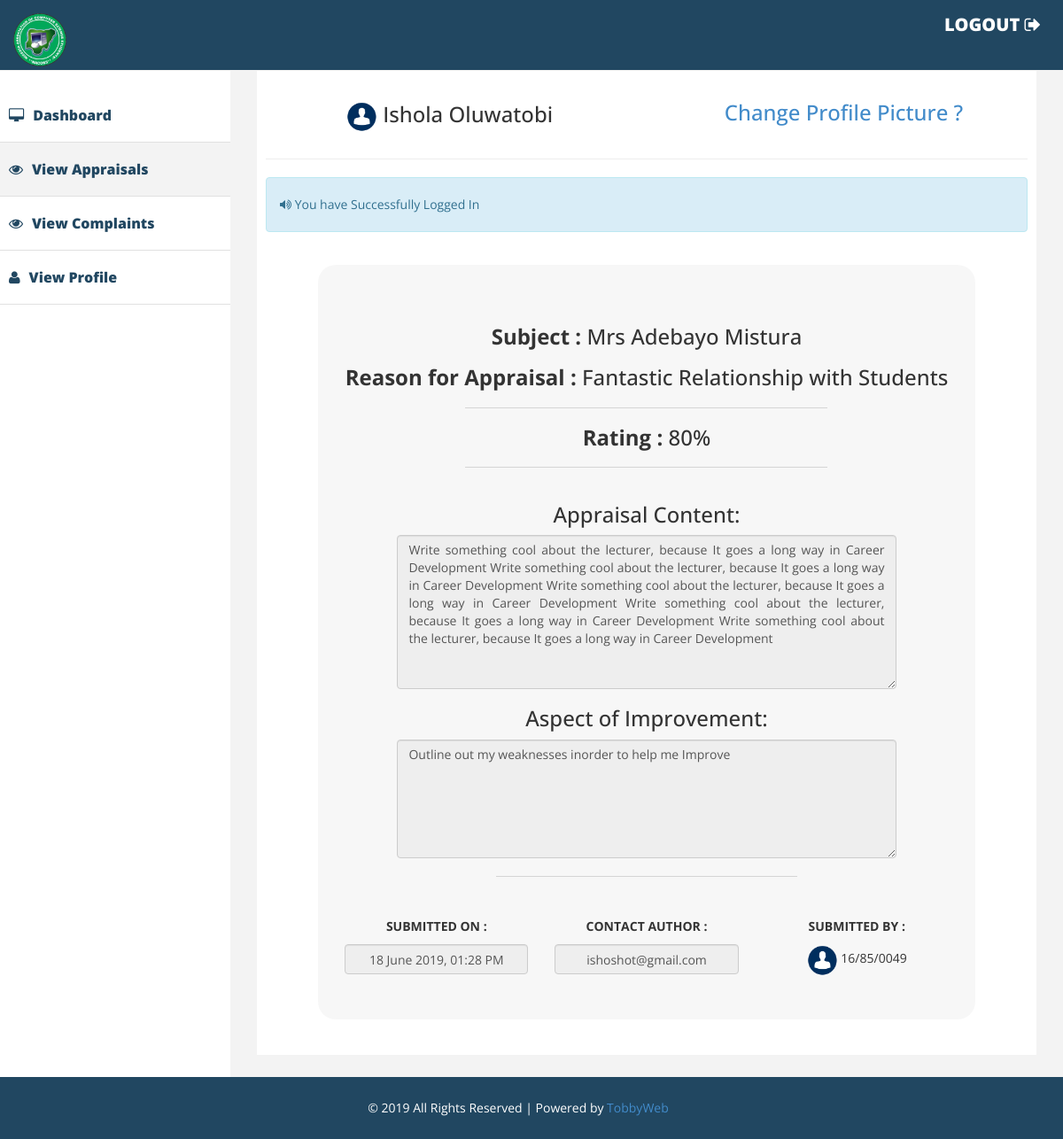
The app's page /appraisalsview.php?id=1 (signed in) with its own data.
### tables this page shows
CREATE TABLE `users` (
  `users_id` int(11) NOT NULL,
  `title` varchar(10) DEFAULT NULL,
  `username` varchar(35) NOT NULL,
  `password` varchar(64) NOT NULL,
  `surname` varchar(20) DEFAULT NULL,
  `firstname` varchar(20) DEFAULT NULL,
  `matric` varchar(35) DEFAULT NULL,
  `email` varchar(35) DEFAULT NULL,
  `phone` varchar(20) DEFAULT NULL,
  `department` varchar(40) DEFAULT NULL,
  `level` varchar(30) DEFAULT NULL,
  `photo` text,
  `salt` varchar(32) NOT NULL,
  `joined` varchar(25) NOT NULL,
  `group` int(11) NOT NULL,
  `opt` varchar(10) DEFAULT NULL
);

CREATE TABLE `praise` (
  `a_id` int(11) NOT NULL,
  `mode` varchar(40) DEFAULT NULL,
  `photo` text,
  `lecturer` varchar(50) DEFAULT NULL,
  `reason` text,
  `rate` varchar(30) DEFAULT NULL,
  `praise` text,
  `improve` text,
  `date` varchar(30) DEFAULT NULL,
  `user` varchar(40) DEFAULT NULL
);

### classes/Config.php (called while the page is built)
<?php
class Config{
	public static function get($path=  null){
		if ($path){
			$config = $GLOBALS['config'];
			$path = explode('/', $path);
			foreach ($path as $bit){
				if (isset($config[$bit])) {
					$config=$config[$bit];
				}
			}
			return $config;
			}
			return false;
		}
	}
?>

### classes/DB.php (called while the page is built, shortened)
<?php
class DB {
	private static $_instance = null;
	private $_pdo,
	$_query,
	$_error = false,
	$_results,
	$_count = 0;
	private function __construct() {
		try{
			$this->_pdo = new PDO('mysql:host='. Config::get('mysql/host'). ';dbname=' .Config::get('mysql/db'), Config::get('mysql/username'), Config::get('mysql/password'));
		}catch(PDOException $e){
			die($e->getMessage());
		}
	}
	 public static function getInstance() {
	 	if(!isset(self::$_instance)) {
	 		self::$_instance=new DB();
	 	}
	 	return self::$_instance;
	 }
	 public function query($sql, $params = array()){
	 	$this->_error=false;
	 	if($this->_query = $this->_pdo->prepare($sql)){
	 			$x = 1;
	 			if(count($params)) {
	 				foreach($params  as $param) {
	 					$this->_query->bindValue($x, $param);
	 					$x++;
	 				}
	 			}
	 	if($this->_query->execute()){
	 	$this->_results = $this->_query->fetchAll(PDO::FETCH_OBJ);
	 	$this->_count=$this->_query->rowCount();
	 	}else{
	 		$this->_error = true;
	 	}
	  }
	  return $this;
	}
	public function action($action,$table,$where =array()){
			if (count($where) === 3) {
				$operators =array('=', '>', '<', '>=', '<=');
				 $field      = $where[0];
				 $operator   = $where[1];
				 $value      = $where[2];
				 if (in_array($operator, $operators)){
				 	$sql = "{$action}  FROM {$table} WHERE {$field} {$operator} ?";
				 		if (!$this->query($sql, array($value))->error()) {
				 				return $this;
				 		}
				 }
			}
			return false;
	}
	public function get($table,$where){
		return $this->action('SELECT *', $table, $where);
	}
	public function results(){
		return $this->_results;
	}
	public function first(){
		return $this->results()[0];
	}
	public function error(){
		return $this->_error;
	}
	public function count(){
	return $this->_count;
	}
}
?>

### classes/User.php (called while the page is built, shortened)
<?php
	class User{
		private $_db,
				$_data,
				$_sessionName,
				$_cookieName,
				$_isLoggedIn;
		public function __construct($user = null){
			$this->_db = DB::getInstance();
			$this->_sessionName = Config::get('session/session_name');
				if(!$user){
					if (Session::exists($this->_sessionName)) {
						$user = Session::get($this->_sessionName);
							if($this->find($user)){
								$this->_isLoggedIn = true;
							}else{
							}
					}
				}else{
					$this->find($user);
				}
		}
			public function find( $user = null){
				if($user){
					$field = (is_numeric($user)) ? 'users_id' : 'username';
					$data = $this->_db->get('users', array($field, '=', $user));
					if ($data->count()) {
						$this->_data = $data->first();
						return true;
					}
				}
				return false;
			}
		public function data(){
			return $this->_data;
		}
		public function isLoggedIn(){
			return $this->_isLoggedIn;
		}
	}
?>

### classes/Session.php (called while the page is built, shortened)
<?php
class Session{
	public static function exists($name){
		return (isset($_SESSION[$name])) ? true : false;
	}
	public static function get($name){
		return $_SESSION[$name];
	}
	public static function flash($name, $string = ''){
		if (self::exists($name)) {
			$session = self::get($name);
			return $session;
		}else{
			self::put($name, $string);
		}
	}
}
?>

### functions/sanitize.php (called while the page is built)
<?php
function escape($string){
	return htmlentities($string, ENT_QUOTES, 'UTF-8');
}
?>

### appraisalsview.php (the view, shortened to what this page needs)
<!DOCTYPE html>
<html>
<head>
    <link href="assets/css/bootstrap.css" rel="stylesheet" />
    <link href="assets/css/font-awesome.css" rel="stylesheet" />
    <link href="assets/css/custom.css" rel="stylesheet" />
</head>
<body>
<?php
  $user = new User();
  $title = escape($user->data()->title);
  $surname = escape($user->data()->surname);
  $firstname = escape($user->data()->firstname);
  $photo = escape($user->data()->photo);
  $users_id = escape($user->data()->users_id);
  if ($user->isLoggedIn()) {
    $id = $_GET['id'];
    $sql = DB::getInstance()->query("SELECT * FROM praise where a_id ='$id'");
    if ($sql->count()) {
?>
<div id="wrapper">
  <div class="navbar navbar-inverse navbar-fixed-top">
    <div class="adjust-nav">
      <div class="navbar-header">
          <a class="navbar-brand" href="#">
              <img src="assets/img/nacoss.png" style="width:60px; height:60px;" />
          </a>
      </div>
        <span class="logout-spn">
          <a href="logout.php" style="color:#fff; font-size:20px;">LOGOUT <i class="fa fa-sign-out"></i></a>
        </span>
    </div>
  </div>
      <nav class="navbar-default navbar-side" role="navigation">
      <div class="sidebar-collapse">
      <ul class="nav" id="main-menu">
          <li>
            <a href="lecturer.php?user=<?php echo $users_id; ?>" ><i class="fa fa-desktop"></i>Dashboard</a>
          </li>
          <li class="active-link">
            <a href="appraisals.php?user=<?php echo $users_id; ?>" ><i class="fa fa-eye"></i>View Appraisals</a>
          </li>
          <li>
            <a href="complaints.php?user=<?php echo $users_id; ?>" ><i class="fa fa-eye"></i>View Complaints</a>
          </li>
          <li>
            <a href="lprofile.php?user=<?php echo $users_id; ?>" ><i class="fa fa-user"></i>View Profile</a>
          </li>
      </ul>
      </div>
      </nav>
<div id="page-wrapper" >
  <div id="page-inner">
        <div class="row text-center" style="margin-top:1%;">
          <div class="col-md-6">
            <?php $Rphoto = "<img src='profile/".$photo."' style='width:35px; height:35px;border-radius:50%;'>"; ?>
            <h3 style=""><?php echo $Rphoto." ". $title." ". $surname." ". $firstname; ?></h3>
          </div>
          <div class="col-md-6">
            <h3><a href="picture.php?user=<?php echo $users_id; ?>">Change Profile Picture ?</a></h3>
          </div>
        </div>
      <hr/>
      <?php if (Session::exists('home')) { ?>
      <div class="row">
        <div class="col-lg-12 ">
          <div class="alert alert-info">
            <i class="fa fa-volume-up"></i>
               <?php echo Session::flash('home'); ?>
          </div>
        </div>
      </div>
      <?php
        }
      ?>
<div class="row" style="margin-top:2%;">
      <div class="col-md-1"></div>
      <div class="col-md-10 jumbotron" style="background-color:rgba(0,0,0,0.03); border-radius:20px;">
            <h3 class="text-center"><b>Subject : </b> <?php echo $sql->first()->lecturer;?></h3>
            <h3 class="text-center"><b>Reason for Appraisal :</b> <?php echo $sql->first()->reason;?></h3>
            <hr width="60%">
            <h3 class="text-center"><b>Rating : </b><?php echo $sql->first()->rate;?></h3>
            <hr width="60%">
          <div class="row">
            <div class="col-md-1"></div>
            <div class="col-md-10 text-center">
              <h3>Appraisal Content: </h3>
              <textarea class="form-control" rows="8" readonly style="text-align:justify;"><?php echo $sql->first()->praise; ?></textarea>
            </div>
            <div class="col-md-1"></div>
          </div>
          <div class="row">
            <div class="col-md-1"></div>
            <div class="col-md-10 text-center">
              <h3>Aspect of Improvement: </h3>
              <textarea class="form-control" rows="6" readonly style="text-align:justify;"><?php echo $sql->first()->improve; ?></textarea>
            </div>
            <div class="col-md-1"></div>
          </div>
          <hr width="50%;">
        <div class="row text-center" style="margin-top:1%;">
          <div class="col-md-4" style="margin-top:3%;">
            <label><b>SUBMITTED ON :</b></label><br/>
            <input type="text" name="" class="form-control text-center" value="<?php echo $sql->first()->date; ?>" readonly style="cursor:text;">
          </div>
          <div class="col-md-4" style="margin-top:3%;">
            <label><b>CONTACT AUTHOR :</b> </label>
            <input type="text" name="" class="form-control text-center" value="<?php echo $sql->first()->user; ?>" readonly style="cursor:text;">
          </div>
          <div class="col-md-4" style="margin-top:3%;">
            <label><b>SUBMITTED BY :</b></label><br/>
            <img src="profile/<?php echo $sql->first()->photo ?>" style="width:35px; height:auto; border-radius:50%;">
            <?php echo $sql->first()->mode; ?>
          </div>
        </div>
      <div class="col-md-1"></div>
    </div>
    <?php
        }
        else
        {
    ?>
        <div class="alert alert-danger">
            <p>THERE WAS A PROBLEM RECOVERING DATA !!!</p>
        </div>
    <?php
        }
    ?>
  </div>
</div>
</div>
<div class="footer">
    <div class="row">
        <div class="col-lg-12 text-center">
            &copy; 2019 All Rights Reserved | Powered by <a href="#">TobbyWeb</a>
        </div>
    </div>
</div>
<?php
}
else
{
  redirect::to('login.php');
}
?>
</body>
</html>

### assets/css/custom.css (style rules this page uses)
body { font-family: 'Open Sans', sans-serif; line-height:30px; }
#wrapper { width: 100%; margin-top:50px; }
#page-wrapper { padding: 15px 15px; min-height: 600px; background:#F3F3F3; }
#page-inner { width:100%; margin:10px 20px 10px 0px; background-color:#fff!important; padding:10px; min-height:1050px; }
.sidebar-collapse .nav { padding:0; padding-top:50px; }
.sidebar-collapse > .nav > li > a { padding:15px 10px; color: #214761; font-weight: 900; font-size: 16px; }
.sidebar-collapse > .nav > li { border-bottom:1px solid #e1e1e1; }
.navbar-side { border:none; background-color: #fff; }
.navbar-inverse { background-color: #214761; border-color: #F0F0F0; min-height: 80px; }
.nav > li > a > i { margin-right:10px; }
.logout-spn { float:right; color:#fff; font-size:25px; font-weight:800; margin:20px; margin: 10px 25px 10px 50px; }
.logout-spn a { text-decoration:none; }
.active-link { background-color:#f3f3f3; }
.footer { background-color:#214761; width:100%; color:#fff; padding:20px 50px 20px 50px; padding-left:20px; }
@media (min-width:768px) { #page-wrapper { margin: 0 0 0 260px; padding: 15px 30px; min-height: 1050px; } }
@media (min-width:768px) { .navbar-side { z-index: 1; position: absolute; width: 260px; } }

### records on screen
users: photo (placeholder picture), surname "Ishola", firstname "Oluwatobi"
praise: lecturer "Mrs Adebayo Mistura", reason "Fantastic Relationship with Students", rate "80%", praise "Write something cool about the lecturer, because It goes a long way in Career Development Write something cool about the lecturer, because It goes a long way in Career Development Write something cool about the lecturer, because It goes a long way in Career Development Write something cool about the lecturer, because It goes a long way in Career Development Write something cool about the lecturer, because It goes a long way in Career Development", improve "Outline out my weaknesses inorder to help me Improve", date "18 June 2019, 01:28 PM", user "ishoshot@gmail.com", photo (placeholder picture), mode "16/85/0049"

### other values on screen
Session::flash('home') "You have Successfully Logged In"
